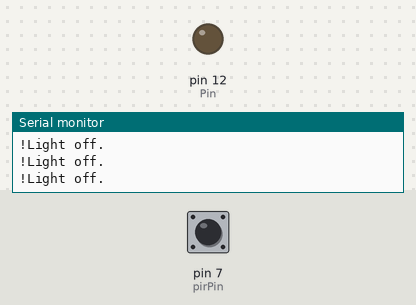
The sketch below on a simulated Arduino Uno, built with avr-gcc and run on an emulated ATmega328P. Parts: output pins drawn as LEDs (lit = HIGH), the last lines printed to the serial monitor. Dashed ring = blinking. The test bench sets the inputs (shaded band); at power-on: pin 7 (pirPin) LOW.

Above: at 1.2 s.
1.3 s: pin 7 (pirPin) driven HIGH
At 1.6 s:
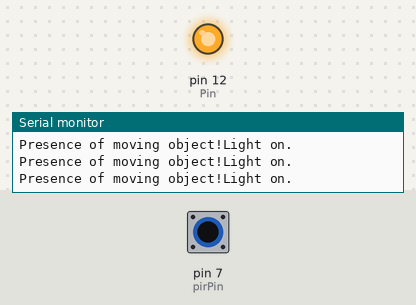
2.8 s: pin 7 (pirPin) driven LOW
At 4.0 s:
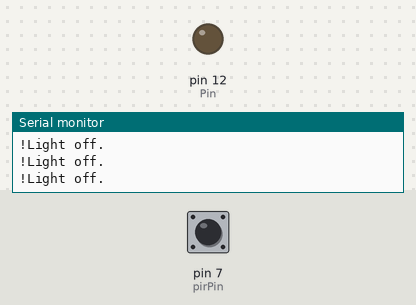
4.3 s: pin 7 (pirPin) pulsed HIGH 5 times (0.12 s each, 0.3 s apart)
At 4.68 s:
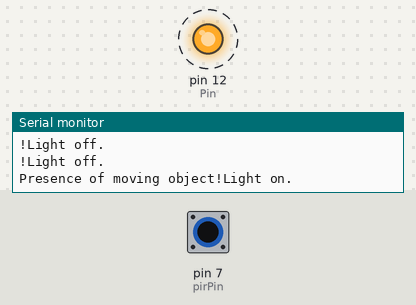
8.8 s: pin 7 (pirPin) pulsed HIGH 2 times (0.12 s each, 0.3 s apart)
At 10.4 s:
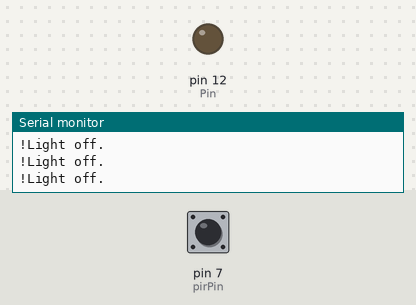
Timing chart, 0 to 11.9 s (numbered marks = the images above; inputs shaded):
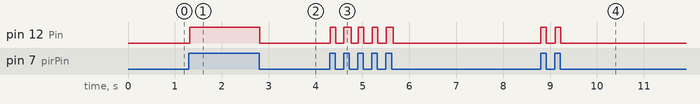

Measured:
- after the input at 1.3 s, pin 12 (Pin): LOW → HIGH at once
- after the input at 2.8 s, pin 12 (Pin): HIGH → LOW at once
- after the input at 4.3 s, pin 12 (Pin): alternates HIGH for 0.12 s and LOW for 0.18 s, 10 changes in all, then stays LOW, starting at once
- after the input at 8.8 s, pin 12 (Pin): alternates HIGH for 0.12 s and LOW for 0.19 s, 4 changes in all, then stays LOW, starting at once

The sketch:

piiir.ino
```cpp
int Pin = 12;         //relay pin
int pirPin = 7;      //PIR sensor pin
int pirState = LOW;  //Initially set PIR state LOW i.e. assume no person in the romm
int val;             //Read the value of PIR Sensor and save it in integer variable var

void setup()
{
  Serial.begin(9600);     //baud rate = 9600bps
  pinMode(Pin, OUTPUT);   //configure relay pin as output
  pinMode(pirPin, INPUT);  //configure PIR sensor pin as input
}

void loop()
{
  val = digitalRead(pirPin);    //Read the value of PIR sensor
  if (val == HIGH)
    //if any person enters value of sensor will be high
  {
    digitalWrite(Pin, HIGH); //turn the relay on
    Serial.print("Presence of moving object!");
    Serial.println("Light on.");
   if (pirState == LOW)   //initially we have set the pir state to low
    {
      pirState = HIGH;    //turn the pirState high
    }
  }
  else
  {
    digitalWrite(Pin, LOW);
    Serial.print("!");
    Serial.println("Light off.");
    if (pirState == HIGH)
    {
      pirState = LOW;
    }
  }
}
```
